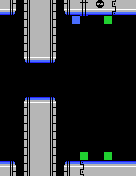

This is a level from a 2D game, rendered from its Tiled map with the project's own tilesets. A one-line summary and the complete map file follow:
An orthogonal 17x22 tile map with 8x8 px tiles, 1 tile layer (Tile Layer 1).

<map version="1.2" tiledversion="1.3.2" orientation="orthogonal" renderorder="right-down" compressionlevel="0" width="17" height="22" tilewidth="8" tileheight="8" infinite="0" nextlayerid="2" nextobjectid="1">
 <tileset firstgid="1" name="moai-tiles" tilewidth="8" tileheight="8" tilecount="256" columns="16">
  <image source="tech-tiles.png" width="128" height="128" />
 </tileset>
 <layer id="1" name="Tile Layer 1" width="17" height="22">
  <data encoding="csv">
12,16,1,11,12,12,16,1,11,12,14,12,241,12,15,12,12,
86,90,1,11,12,12,16,1,85,86,88,86,86,86,89,86,86,
1,1,1,11,12,12,16,1,1,255,1,1,1,256,1,1,1,
1,1,1,11,12,12,16,1,1,1,1,1,1,1,1,1,1,
1,1,1,11,12,12,16,1,1,1,1,1,1,1,1,1,1,
1,1,1,11,12,12,16,1,1,1,1,1,1,1,1,1,1,
1,1,1,11,12,12,16,1,1,1,1,1,1,1,1,1,1,
1,1,1,85,86,86,90,1,1,1,1,1,1,1,1,1,1,
1,1,1,1,1,1,1,1,1,1,1,1,1,1,1,1,1,
1,1,1,1,1,1,1,1,1,1,1,1,1,1,1,1,1,
1,1,1,1,1,1,1,1,1,1,1,1,1,1,1,1,1,
1,1,1,1,1,1,1,1,1,1,1,1,1,1,1,1,1,
1,1,1,5,6,6,10,1,1,1,1,1,1,1,1,1,1,
1,1,1,11,12,12,16,1,1,1,1,1,1,1,1,1,1,
1,1,1,11,12,12,16,1,1,1,1,1,1,1,1,1,1,
1,1,1,11,12,12,16,1,1,1,1,1,1,1,1,1,1,
1,1,1,11,12,12,16,1,1,1,1,1,1,1,1,1,1,
1,1,1,11,12,12,16,1,1,1,1,1,1,1,1,1,1,
1,1,1,11,12,12,16,1,1,1,1,1,1,1,1,1,1,
1,1,1,11,12,12,16,1,1,1,256,1,1,256,1,1,1,
6,10,1,11,12,12,16,1,5,6,9,6,6,6,6,6,6,
12,16,1,11,12,12,16,1,11,12,15,12,12,12,12,12,12
</data>
 </layer>
</map>
